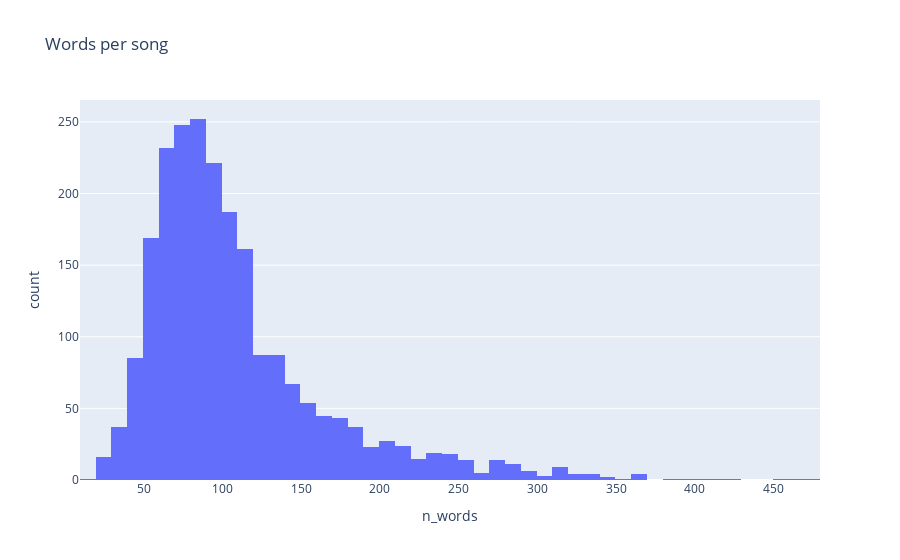

Notebook source saved alongside this figure:
### Code cell
# distribution words per song
fig = px.histogram(song_df, x='n_words', title='Words per song')
fig.show()

### Figure 1 — Plotly figure (JSON) as saved in the notebook; plotly's stock layout.template omitted (floating-point values rounded to 4 significant figures; data arrays with more than 128 entries replaced by an {"elided": "..."} marker saying what was removed)
{"data": [{"alignmentgroup": "True", "bingroup": "x", "hovertemplate": "n_words=%{x}<br>count=%{y}<extra></extra>", "legendgroup": "", "marker": {"color": "#636efa", "pattern": {"shape": ""}}, "name": "", "offsetgroup": "", "orientation": "v", "showlegend": false, "type": "histogram", "x": {"elided": "2240 int values"}, "xaxis": "x", "yaxis": "y"}], "layout": {"barmode": "relative", "legend": {"tracegroupgap": 0}, "title": {"text": "Words per song"}, "xaxis": {"anchor": "y", "domain": [0, 1], "title": {"text": "n_words"}}, "yaxis": {"anchor": "x", "domain": [0, 1], "title": {"text": "count"}}}}
